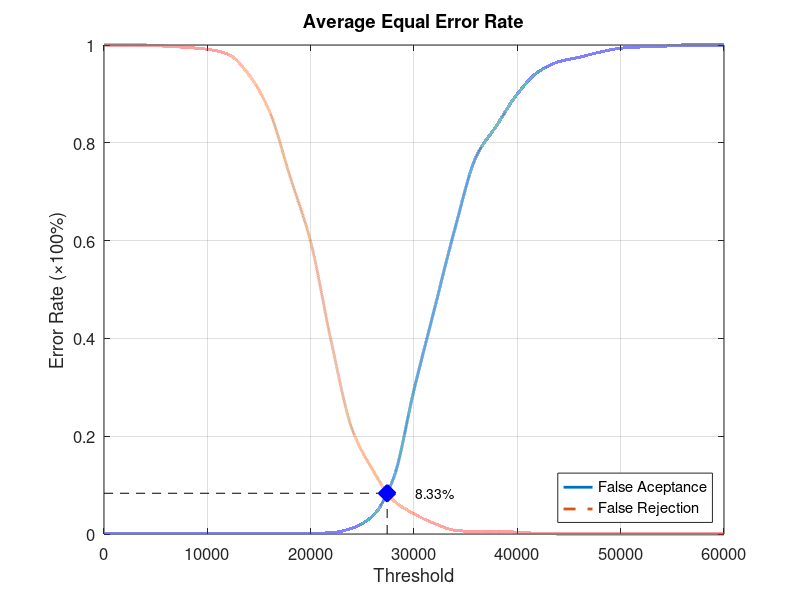
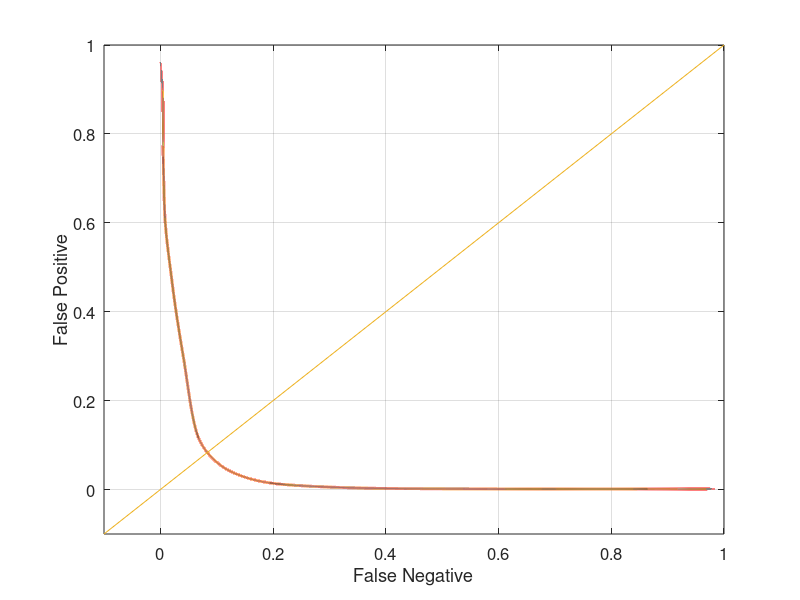

Reproduce these figures in MATLAB, in order.
function yEER = Experiment3Average
close all;
clear;
clc;
x = 0:2000:60000;
xq = 0:0.5:60000;

y0 = [0 0.00131579 0.00131579 0.00131579 0.00131579 0.00131579 0.00131579 0.00131579 0.00131579 0.00131579 0.00131579 0.00263158 0.0118421 0.0368421 0.113158 0.294737 0.461842 0.627632 0.771053 0.835526 0.9 0.944737 0.965789 0.975 0.985526 0.993421 0.996053 0.997368 1 1 1];
yy0 = interp1(x, y0, xq, 'pchip');
y1 = [1 1 1 0.9975 0.995 0.99125 0.98125 0.94 0.865 0.73125 0.5975 0.3925 0.215 0.13125 0.06875 0.04125 0.02125 0.0075 0.005 0.005 0.00375 0.00125 0 0 0 0 0 0 0 0 0];
yy1 = interp1(x, y1, xq, 'pchip');

% Calculating EER: 
y2 = abs(y0 - y1);
find(y2 == min(y2))
yy2 = abs(yy0 - yy1);
xEER = find(yy2 == min(yy2));
xEERIndex = xq(xEER) % X-axis EER
yEER = yy0(xEER) % Y-axis EER

main = figure
plot(xq, yy0,'-','LineWidth', 2);	hold on
plot(xq, yy1,'--','LineWidth', 2);	hold on
plot([xEERIndex xEERIndex], [0 yEER], 'k--');	hold on
plot([0 xEERIndex], [yEER yEER], 'k--');	hold on
plot(xEERIndex, yEER, 'bx', 'LineWidth', 10);	hold on
text(xEERIndex + 10 * xEERIndex / 100, yEER, [num2str(round((10000 * yEER)) / 100) '%'])
legend('False Aceptance', 'False Rejection', 'Location', 'SouthEast')
xlabel('Threshold')
ylabel('Error Rate (\times100%)')
title('Average Equal Error Rate')
set(gca, 'FontSize', 12)
axis([0 60000 0 1])
grid on

print(main, 'Experiment3AverageMain', '-dpng');
FNRxFPR = figure('Color', [1 1 1]);
plot(yy1, yy0, '-', yy1, yy0, 'LineWidth', 2);
hold on
y = -0.1:0.1:1
plot(y, y); 
set(gca, 'FontSize', 12)
xlabel('False Negative')
ylabel('False Positive')
axis([-0.1 1 -0.1 1])
set(gca, 'FontSize', 12)
grid on

print(FNRxFPR, 'Experiment3AverageFNRxFPR','-dpng');
end
